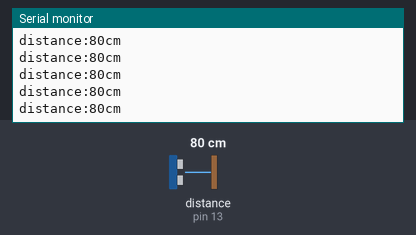
This sketch was run on a simulated Arduino Uno, built with avr-gcc and run on an emulated ATmega328P. Parts: the last lines printed to the serial monitor. Wiring (inferred from the names in the program): ultrasonic range finder: trigger pin 14; echo pin 13. Inputs (shaded band) come from the test bench; at power-on: distance to the obstacle (sensor on pin 13) 80 cm. The echo pulse lasts 58.3 µs per cm.

Above: at 1.2 s.
1.3 s: distance to the obstacle (sensor on pin 13) set to 4 cm
At 1.4 s:
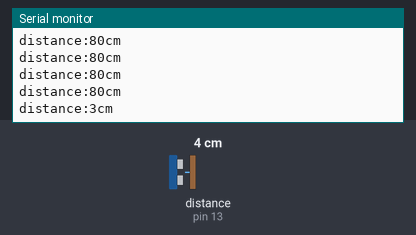
2.8 s: distance to the obstacle (sensor on pin 13) set to 2 cm
At 2.84 s:
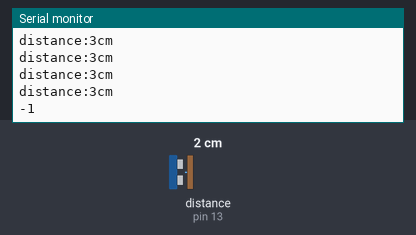

The sketch:

Ultrasonic.ino
```cpp
/*
   Keyestudio 37 in 1 Starter Kit for Raspberry Pi Pico
   lesson 30
   Ultrasonic
   http://www.keyestudio.com
*/
int distance = 0; //Define a variable to receive the distance
int EchoPin = 13; //Echo is connected to GP13
int TrigPin = 14; //Trig is connected to GP14
float checkdistance() { //obtain the distance
  // give a short low level so as to ensure a clear high pulse:
  digitalWrite(TrigPin, LOW);
  delayMicroseconds(2);
  // trigger 10ms or above high pulse to the sensor
  digitalWrite(TrigPin, HIGH);
  delayMicroseconds(10);
  digitalWrite(TrigPin, LOW);
  //read a signal from the sensor; a high level pulse，
  //the duration time is calculated from sending ping command to receiving the echo of the object
  float distance = pulseIn(EchoPin, HIGH) / 58.00;  //calculate distance
  delay(10);
  return distance;
}

void setup() {
  Serial.begin(9600);//Set baud rate to 9600
  pinMode(TrigPin, OUTPUT);//set Trig to OUTPUT
  pinMode(EchoPin, INPUT);  //set Echo to INPUT
}

void loop() {
  distance = checkdistance();
  if (distance < 2 || distance >= 400) {  //print "-1"
    Serial.println("-1");
    delay(100);
  }
  else {  //print distance
    Serial.print("distance:");
    Serial.print(distance);
    Serial.println("cm");
    delay(100);
  }

}
```

Measured:
- the behaviour switches between 3 and 2 cm on distance to the obstacle (sensor on pin 13) (found by bisection; images 1 and 2)
- after the input at 1.3 s, the serial monitor: prints a new line after 0.10 s (image 1)
- after the input at 2.8 s, the serial monitor: prints a new line at once (image 2)
